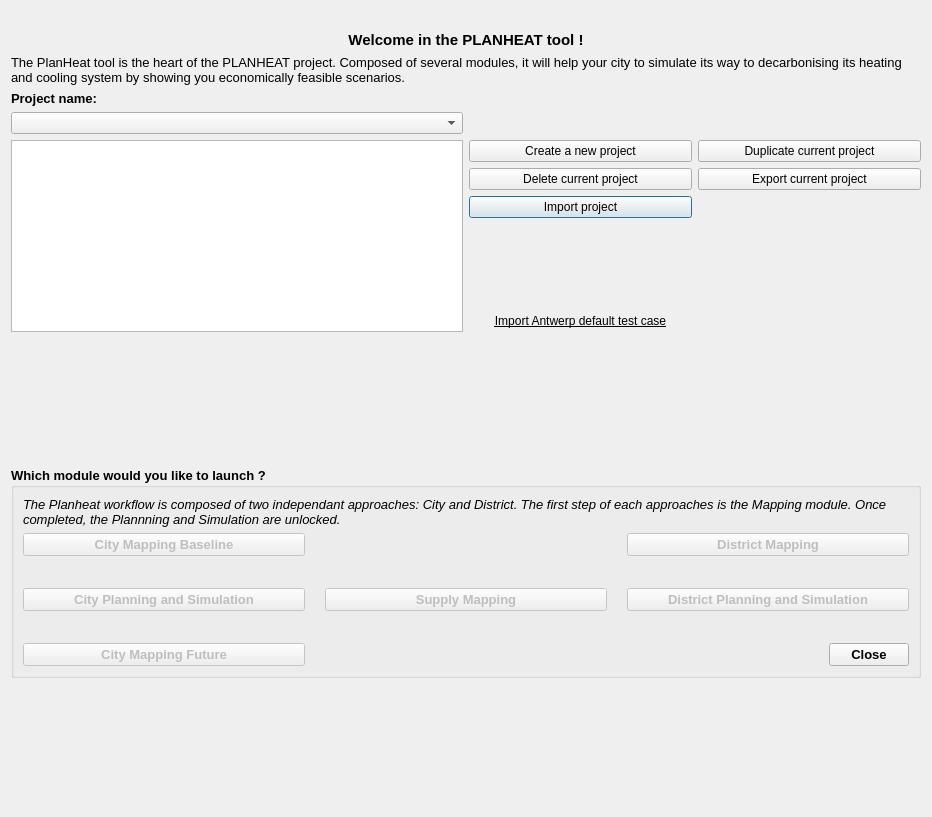
<?xml version="1.0" encoding="UTF-8"?>
<ui version="4.0">
 <class>Dialog</class>
 <widget class="QDialog" name="Dialog">
  <property name="geometry">
   <rect>
    <x>0</x>
    <y>0</y>
    <width>932</width>
    <height>817</height>
   </rect>
  </property>
  <property name="windowTitle">
   <string>Dialog</string>
  </property>
  <layout class="QGridLayout" name="gridLayout">
   <item row="4" column="0">
    <spacer name="verticalSpacer_2">
     <property name="orientation">
      <enum>Qt::Vertical</enum>
     </property>
     <property name="sizeHint" stdset="0">
      <size>
       <width>20</width>
       <height>40</height>
      </size>
     </property>
    </spacer>
   </item>
   <item row="3" column="0">
    <layout class="QGridLayout" name="gridLayout_4">
     <item row="5" column="0">
      <layout class="QGridLayout" name="gridLayout_2">
       <item row="0" column="0">
        <widget class="QLabel" name="label_4">
         <property name="font">
          <font>
           <pointsize>10</pointsize>
           <weight>75</weight>
           <bold>true</bold>
          </font>
         </property>
         <property name="text">
          <string>Project name:</string>
         </property>
        </widget>
       </item>
       <item row="2" column="1">
        <layout class="QVBoxLayout" name="verticalLayout">
         <item>
          <layout class="QGridLayout" name="gridLayout_5">
           <item row="2" column="0">
            <widget class="QPushButton" name="pushButton_import_project">
             <property name="text">
              <string>Import project</string>
             </property>
             <property name="icon">
              <iconset resource="resources.qrc">
               <normaloff>:/plugins/planheat/ui/images/download-outline.png</normaloff>:/plugins/planheat/ui/images/download-outline.png</iconset>
             </property>
            </widget>
           </item>
           <item row="1" column="1">
            <widget class="QPushButton" name="pushButton_export_project">
             <property name="text">
              <string>Export current project</string>
             </property>
             <property name="icon">
              <iconset resource="resources.qrc">
               <normaloff>:/plugins/planheat/ui/images/upload-outline.png</normaloff>:/plugins/planheat/ui/images/upload-outline.png</iconset>
             </property>
            </widget>
           </item>
           <item row="3" column="0" colspan="2">
            <spacer name="verticalSpacer_3">
             <property name="orientation">
              <enum>Qt::Vertical</enum>
             </property>
             <property name="sizeHint" stdset="0">
              <size>
               <width>20</width>
               <height>40</height>
              </size>
             </property>
            </spacer>
           </item>
           <item row="0" column="0">
            <widget class="QPushButton" name="pushButton_create_project">
             <property name="text">
              <string>Create a new project</string>
             </property>
             <property name="icon">
              <iconset resource="resources.qrc">
               <normaloff>:/plugins/planheat/ui/images/plus-circle-outline.png</normaloff>:/plugins/planheat/ui/images/plus-circle-outline.png</iconset>
             </property>
            </widget>
           </item>
           <item row="0" column="1">
            <widget class="QPushButton" name="pushButton_duplicate_project">
             <property name="text">
              <string>Duplicate current project</string>
             </property>
             <property name="icon">
              <iconset resource="resources.qrc">
               <normaloff>:/plugins/planheat/ui/images/copy-outline.png</normaloff>:/plugins/planheat/ui/images/copy-outline.png</iconset>
             </property>
            </widget>
           </item>
           <item row="1" column="0">
            <widget class="QPushButton" name="pushButton_delete_project">
             <property name="text">
              <string>Delete current project</string>
             </property>
             <property name="icon">
              <iconset resource="resources.qrc">
               <normaloff>:/plugins/planheat/ui/images/trash-2-outline.png</normaloff>:/plugins/planheat/ui/images/trash-2-outline.png</iconset>
             </property>
            </widget>
           </item>
           <item row="4" column="0">
            <widget class="QPushButton" name="pushButton_import_default_test_case">
             <property name="font">
              <font>
               <underline>true</underline>
              </font>
             </property>
             <property name="text">
              <string>Import Antwerp default test case</string>
             </property>
             <property name="icon">
              <iconset resource="resources.qrc">
               <normaloff>:/plugins/planheat/ui/images/bulb-outline.png</normaloff>:/plugins/planheat/ui/images/bulb-outline.png</iconset>
             </property>
             <property name="autoDefault">
              <bool>true</bool>
             </property>
             <property name="flat">
              <bool>true</bool>
             </property>
            </widget>
           </item>
          </layout>
         </item>
        </layout>
       </item>
       <item row="1" column="0">
        <widget class="QComboBox" name="comboBox_project_name"/>
       </item>
       <item row="2" column="0">
        <widget class="QTableWidget" name="tableWidget_project_infos">
         <property name="sizePolicy">
          <sizepolicy hsizetype="Preferred" vsizetype="Preferred">
           <horstretch>0</horstretch>
           <verstretch>0</verstretch>
          </sizepolicy>
         </property>
        </widget>
       </item>
      </layout>
     </item>
     <item row="2" column="0">
      <widget class="QLabel" name="label_3">
       <property name="font">
        <font>
         <pointsize>10</pointsize>
        </font>
       </property>
       <property name="text">
        <string>The PlanHeat tool is the heart of the PLANHEAT project. Composed of several modules, it will help your city to simulate its way to decarbonising its heating and cooling system by showing you economically feasible scenarios.</string>
       </property>
       <property name="textFormat">
        <enum>Qt::AutoText</enum>
       </property>
       <property name="scaledContents">
        <bool>true</bool>
       </property>
       <property name="wordWrap">
        <bool>true</bool>
       </property>
      </widget>
     </item>
     <item row="1" column="0">
      <layout class="QHBoxLayout" name="horizontalLayout">
       <item>
        <spacer name="horizontalSpacer">
         <property name="orientation">
          <enum>Qt::Horizontal</enum>
         </property>
         <property name="sizeHint" stdset="0">
          <size>
           <width>40</width>
           <height>20</height>
          </size>
         </property>
        </spacer>
       </item>
       <item>
        <layout class="QVBoxLayout" name="verticalLayout_3">
         <item>
          <widget class="QLabel" name="label">
           <property name="sizePolicy">
            <sizepolicy hsizetype="Preferred" vsizetype="Preferred">
             <horstretch>0</horstretch>
             <verstretch>0</verstretch>
            </sizepolicy>
           </property>
           <property name="sizeIncrement">
            <size>
             <width>0</width>
             <height>0</height>
            </size>
           </property>
           <property name="toolTipDuration">
            <number>10</number>
           </property>
           <property name="locale">
            <locale language="English" country="Belgium"/>
           </property>
           <property name="text">
            <string/>
           </property>
           <property name="pixmap">
            <pixmap resource="resources.qrc">:/plugins/planheat/ui/images/EHPcong-PLANHEAT.png</pixmap>
           </property>
           <property name="scaledContents">
            <bool>true</bool>
           </property>
          </widget>
         </item>
         <item>
          <widget class="QLabel" name="label_2">
           <property name="font">
            <font>
             <pointsize>11</pointsize>
             <weight>75</weight>
             <bold>true</bold>
            </font>
           </property>
           <property name="text">
            <string>Welcome in the PLANHEAT tool !</string>
           </property>
           <property name="alignment">
            <set>Qt::AlignCenter</set>
           </property>
          </widget>
         </item>
        </layout>
       </item>
       <item>
        <spacer name="horizontalSpacer_2">
         <property name="orientation">
          <enum>Qt::Horizontal</enum>
         </property>
         <property name="sizeHint" stdset="0">
          <size>
           <width>40</width>
           <height>20</height>
          </size>
         </property>
        </spacer>
       </item>
      </layout>
     </item>
    </layout>
   </item>
   <item row="5" column="0">
    <layout class="QHBoxLayout" name="horizontalLayout_3">
     <item>
      <widget class="QGroupBox" name="groupBox">
       <property name="font">
        <font>
         <pointsize>10</pointsize>
         <weight>75</weight>
         <bold>true</bold>
        </font>
       </property>
       <property name="autoFillBackground">
        <bool>false</bool>
       </property>
       <property name="title">
        <string>Which module would you like to launch ?</string>
       </property>
       <layout class="QVBoxLayout" name="verticalLayout_5">
        <item>
         <layout class="QVBoxLayout" name="verticalLayout_2">
          <item>
           <widget class="QLabel" name="label_5">
            <property name="font">
             <font>
              <pointsize>10</pointsize>
              <weight>50</weight>
              <italic>true</italic>
              <bold>false</bold>
             </font>
            </property>
            <property name="text">
             <string>The Planheat workflow is composed of two independant approaches: City and District. The first step of each approaches is the Mapping module. Once completed, the Plannning and Simulation are unlocked.</string>
            </property>
            <property name="textFormat">
             <enum>Qt::PlainText</enum>
            </property>
            <property name="scaledContents">
             <bool>true</bool>
            </property>
            <property name="wordWrap">
             <bool>true</bool>
            </property>
           </widget>
          </item>
          <item>
           <layout class="QGridLayout" name="gridLayout_3">
            <item row="5" column="0">
             <widget class="QPushButton" name="pushButton_CMMF">
              <property name="enabled">
               <bool>false</bool>
              </property>
              <property name="toolTip">
               <string>&lt;html&gt;&lt;head/&gt;&lt;body&gt;&lt;p&gt;Make sure you have completed first the City Planning and Simulation module.&lt;/p&gt;&lt;/body&gt;&lt;/html&gt;</string>
              </property>
              <property name="text">
               <string>City Mapping Future</string>
              </property>
             </widget>
            </item>
            <item row="4" column="0">
             <layout class="QHBoxLayout" name="horizontalLayout_5">
              <item>
               <spacer name="horizontalSpacer_7">
                <property name="orientation">
                 <enum>Qt::Horizontal</enum>
                </property>
                <property name="sizeHint" stdset="0">
                 <size>
                  <width>40</width>
                  <height>20</height>
                 </size>
                </property>
               </spacer>
              </item>
              <item>
               <widget class="QLabel" name="label_CMMB_6">
                <property name="maximumSize">
                 <size>
                  <width>35</width>
                  <height>35</height>
                 </size>
                </property>
                <property name="text">
                 <string/>
                </property>
                <property name="pixmap">
                 <pixmap resource="resources.qrc">:/plugins/planheat/ui/images/chevrons_d.png</pixmap>
                </property>
                <property name="scaledContents">
                 <bool>true</bool>
                </property>
                <property name="alignment">
                 <set>Qt::AlignCenter</set>
                </property>
               </widget>
              </item>
              <item>
               <spacer name="horizontalSpacer_8">
                <property name="orientation">
                 <enum>Qt::Horizontal</enum>
                </property>
                <property name="sizeHint" stdset="0">
                 <size>
                  <width>40</width>
                  <height>20</height>
                 </size>
                </property>
               </spacer>
              </item>
             </layout>
            </item>
            <item row="1" column="0">
             <widget class="QPushButton" name="pushButton_CMMB">
              <property name="enabled">
               <bool>false</bool>
              </property>
              <property name="toolTip">
               <string/>
              </property>
              <property name="text">
               <string>City Mapping Baseline</string>
              </property>
             </widget>
            </item>
            <item row="3" column="2">
             <widget class="QPushButton" name="pushButton_SMM">
              <property name="enabled">
               <bool>false</bool>
              </property>
              <property name="sizePolicy">
               <sizepolicy hsizetype="Expanding" vsizetype="Fixed">
                <horstretch>0</horstretch>
                <verstretch>0</verstretch>
               </sizepolicy>
              </property>
              <property name="autoFillBackground">
               <bool>false</bool>
              </property>
              <property name="text">
               <string>Supply Mapping</string>
              </property>
             </widget>
            </item>
            <item row="3" column="0">
             <widget class="QPushButton" name="pushButton_CPM">
              <property name="enabled">
               <bool>false</bool>
              </property>
              <property name="toolTip">
               <string>&lt;html&gt;&lt;head/&gt;&lt;body&gt;&lt;p&gt;Make sure you have completed first the City Mapping Baseline module and the Supply Mapping Module.&lt;/p&gt;&lt;/body&gt;&lt;/html&gt;</string>
              </property>
              <property name="text">
               <string>City Planning and Simulation</string>
              </property>
             </widget>
            </item>
            <item row="1" column="4">
             <widget class="QPushButton" name="pushButton_DMM">
              <property name="enabled">
               <bool>false</bool>
              </property>
              <property name="toolTip">
               <string/>
              </property>
              <property name="text">
               <string>District Mapping</string>
              </property>
             </widget>
            </item>
            <item row="3" column="4">
             <widget class="QPushButton" name="pushButton_DPM">
              <property name="enabled">
               <bool>false</bool>
              </property>
              <property name="toolTip">
               <string notr="true">&lt;html&gt;&lt;head/&gt;&lt;body&gt;&lt;p&gt;Make sure you have completed first the District Mapping module and the Supply Mapping Module.&lt;/p&gt;&lt;/body&gt;&lt;/html&gt;</string>
              </property>
              <property name="toolTipDuration">
               <number>-1</number>
              </property>
              <property name="text">
               <string>District Planning and Simulation</string>
              </property>
             </widget>
            </item>
            <item row="3" column="1">
             <layout class="QVBoxLayout" name="verticalLayout_6">
              <item>
               <widget class="QLabel" name="label_CMMB_3">
                <property name="maximumSize">
                 <size>
                  <width>35</width>
                  <height>35</height>
                 </size>
                </property>
                <property name="text">
                 <string/>
                </property>
                <property name="pixmap">
                 <pixmap resource="resources.qrc">:/plugins/planheat/ui/images/chevrons_l.png</pixmap>
                </property>
                <property name="scaledContents">
                 <bool>true</bool>
                </property>
                <property name="alignment">
                 <set>Qt::AlignCenter</set>
                </property>
               </widget>
              </item>
             </layout>
            </item>
            <item row="2" column="4">
             <layout class="QHBoxLayout" name="horizontalLayout_4">
              <item>
               <spacer name="horizontalSpacer_5">
                <property name="orientation">
                 <enum>Qt::Horizontal</enum>
                </property>
                <property name="sizeHint" stdset="0">
                 <size>
                  <width>40</width>
                  <height>20</height>
                 </size>
                </property>
               </spacer>
              </item>
              <item>
               <widget class="QLabel" name="label_CMMB_5">
                <property name="maximumSize">
                 <size>
                  <width>35</width>
                  <height>35</height>
                 </size>
                </property>
                <property name="text">
                 <string/>
                </property>
                <property name="pixmap">
                 <pixmap resource="resources.qrc">:/plugins/planheat/ui/images/chevrons_d.png</pixmap>
                </property>
                <property name="scaledContents">
                 <bool>true</bool>
                </property>
                <property name="alignment">
                 <set>Qt::AlignCenter</set>
                </property>
               </widget>
              </item>
              <item>
               <spacer name="horizontalSpacer_6">
                <property name="orientation">
                 <enum>Qt::Horizontal</enum>
                </property>
                <property name="sizeHint" stdset="0">
                 <size>
                  <width>40</width>
                  <height>20</height>
                 </size>
                </property>
               </spacer>
              </item>
             </layout>
            </item>
            <item row="3" column="3">
             <layout class="QVBoxLayout" name="verticalLayout_4">
              <item>
               <widget class="QLabel" name="label_CMMB_7">
                <property name="maximumSize">
                 <size>
                  <width>35</width>
                  <height>35</height>
                 </size>
                </property>
                <property name="text">
                 <string/>
                </property>
                <property name="pixmap">
                 <pixmap resource="resources.qrc">:/plugins/planheat/ui/images/chevrons.png</pixmap>
                </property>
                <property name="scaledContents">
                 <bool>true</bool>
                </property>
                <property name="alignment">
                 <set>Qt::AlignCenter</set>
                </property>
               </widget>
              </item>
             </layout>
            </item>
            <item row="5" column="4">
             <layout class="QHBoxLayout" name="horizontalLayout_6">
              <item>
               <spacer name="horizontalSpacer_13">
                <property name="orientation">
                 <enum>Qt::Horizontal</enum>
                </property>
                <property name="sizeHint" stdset="0">
                 <size>
                  <width>40</width>
                  <height>20</height>
                 </size>
                </property>
               </spacer>
              </item>
              <item>
               <widget class="QPushButton" name="pushButton_close">
                <property name="sizePolicy">
                 <sizepolicy hsizetype="Preferred" vsizetype="Fixed">
                  <horstretch>0</horstretch>
                  <verstretch>0</verstretch>
                 </sizepolicy>
                </property>
                <property name="text">
                 <string>Close</string>
                </property>
               </widget>
              </item>
             </layout>
            </item>
            <item row="2" column="0">
             <layout class="QHBoxLayout" name="horizontalLayout_2">
              <item>
               <spacer name="horizontalSpacer_3">
                <property name="orientation">
                 <enum>Qt::Horizontal</enum>
                </property>
                <property name="sizeHint" stdset="0">
                 <size>
                  <width>40</width>
                  <height>20</height>
                 </size>
                </property>
               </spacer>
              </item>
              <item>
               <widget class="QLabel" name="label_CMMB_4">
                <property name="maximumSize">
                 <size>
                  <width>35</width>
                  <height>35</height>
                 </size>
                </property>
                <property name="text">
                 <string/>
                </property>
                <property name="pixmap">
                 <pixmap resource="resources.qrc">:/plugins/planheat/ui/images/chevrons_d.png</pixmap>
                </property>
                <property name="scaledContents">
                 <bool>true</bool>
                </property>
                <property name="alignment">
                 <set>Qt::AlignCenter</set>
                </property>
               </widget>
              </item>
              <item>
               <spacer name="horizontalSpacer_4">
                <property name="orientation">
                 <enum>Qt::Horizontal</enum>
                </property>
                <property name="sizeHint" stdset="0">
                 <size>
                  <width>40</width>
                  <height>20</height>
                 </size>
                </property>
               </spacer>
              </item>
             </layout>
            </item>
           </layout>
          </item>
         </layout>
        </item>
       </layout>
      </widget>
     </item>
    </layout>
   </item>
   <item row="6" column="0">
    <spacer name="verticalSpacer">
     <property name="orientation">
      <enum>Qt::Vertical</enum>
     </property>
     <property name="sizeHint" stdset="0">
      <size>
       <width>20</width>
       <height>40</height>
      </size>
     </property>
    </spacer>
   </item>
  </layout>
 </widget>
 <resources>
  <include location="resources.qrc"/>
 </resources>
 <connections/>
</ui>
